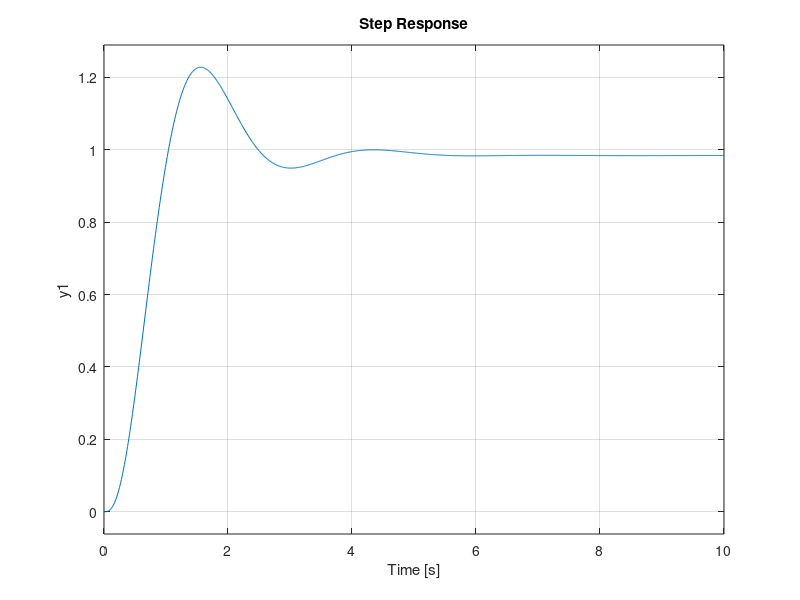

Write MATLAB code to recreate this figure. (Note: this script raises an error after producing the figure.)
clc
clear
close all
A=[-0.4 0.3; 3 -4.5];
B=[-0.4 7.5 0.1 0; 50 0 0 1.5];
C=[0 1; 1 0];
D=0;
% for 1st input the tf of the system is
num1=15;
den1=[1 4.9 0.9];
g1=tf(num1,den1);
% for 2nd input
num2=[50 20];
den2=[1 4.9 0.9];
g2=tf(num2,den2);
plant=g1*g2;
step(plant)
n=[750 300];
d=[1 9.8 25.81 8.82 0.81];
[r p k]=residue(n,d);
% PI control
Kp=3;Ki=0.15;
Control=tf([Kp Ki], [50,0]);
sys_cl=feedback(Control*plant,1);
t=0:0.01:10;
step(sys_cl,t);
s=stepinfo(sys_cl);
sys = zpk([20],[-4.7089 -4.7089 -0.1911 -0.1911],80); 
[C_pi,info] = pidtune(sys,'PI')